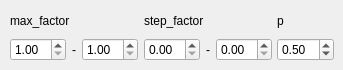
         <widget class="QWidget" name="tab_7">
          <attribute name="title">
           <string>ZoomBlur </string>
          </attribute>
          <widget class="QWidget" name="gridLayoutWidget_13">
           <property name="geometry">
            <rect>
             <x>10</x>
             <y>10</y>
             <width>324</width>
             <height>51</height>
            </rect>
           </property>
           <layout class="QGridLayout" name="gridLayout_13">
            <item row="0" column="0">
             <widget class="QLabel" name="label_41">
              <property name="text">
               <string>max_factor</string>
              </property>
             </widget>
            </item>
            <item row="1" column="1">
             <layout class="QHBoxLayout" name="horizontalLayout_17">
              <item>
               <widget class="QDoubleSpinBox" name="sb_zb_step_factor0"/>
              </item>
              <item>
               <widget class="QLabel" name="label_42">
                <property name="layoutDirection">
                 <enum>Qt::LeftToRight</enum>
                </property>
                <property name="text">
                 <string>-</string>
                </property>
                <property name="alignment">
                 <set>Qt::AlignCenter</set>
                </property>
               </widget>
              </item>
              <item>
               <widget class="QDoubleSpinBox" name="sb_zb_step_factor1"/>
              </item>
             </layout>
            </item>
            <item row="1" column="0">
             <layout class="QHBoxLayout" name="horizontalLayout_18">
              <item>
               <widget class="QDoubleSpinBox" name="sb_zb_max_factor0">
                <property name="minimum">
                 <double>1.000000000000000</double>
                </property>
               </widget>
              </item>
              <item>
               <widget class="QLabel" name="label_45">
                <property name="layoutDirection">
                 <enum>Qt::LeftToRight</enum>
                </property>
                <property name="text">
                 <string>-</string>
                </property>
                <property name="alignment">
                 <set>Qt::AlignCenter</set>
                </property>
               </widget>
              </item>
              <item>
               <widget class="QDoubleSpinBox" name="sb_zb_max_factor1">
                <property name="minimum">
                 <double>1.000000000000000</double>
                </property>
               </widget>
              </item>
             </layout>
            </item>
            <item row="0" column="1">
             <widget class="QLabel" name="label_46">
              <property name="text">
               <string>step_factor</string>
              </property>
             </widget>
            </item>
            <item row="0" column="2">
             <widget class="QLabel" name="label_47">
              <property name="text">
               <string>p</string>
              </property>
             </widget>
            </item>
            <item row="1" column="2">
             <widget class="QDoubleSpinBox" name="sb_zb_p">
              <property name="value">
               <double>0.500000000000000</double>
              </property>
             </widget>
            </item>
           </layout>
          </widget>
         </widget>
